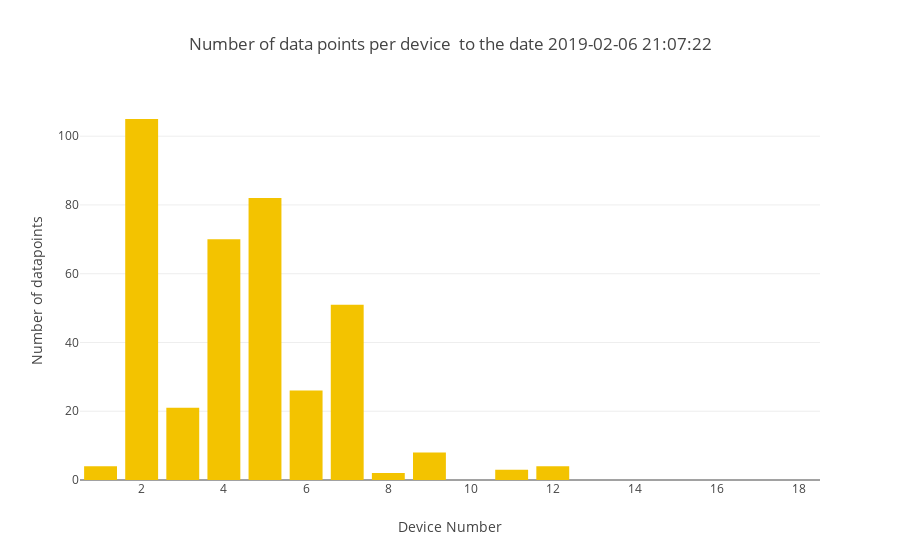

This figure's notebook cell:
### Code cell
simple_bar_plot(xvalues=device_numbers,
                yvalues=download_counts,
                name="ping datapoints",
                title="Number of data points per device "+ title_tail,
                ytitle="Number of datapoints")

### Figure 1 — Plotly figure (JSON) as saved in the notebook; plotly's stock layout.template omitted (floating-point values rounded to 4 significant figures)
{"data": [{"marker": {"color": "#F3C300"}, "name": "ping datapoints", "type": "bar", "uid": "63da6075-a05e-4ead-b3ae-aab3d1e23308", "x": [1, 2, 3, 4, 5, 6, 7, 8, 9, 10, 11, 12, 14, 15, 16, 17, 18], "y": [4, 105, 21, 70, 82, 26, 51, 2, 8, 0, 3, 4, 0, 0, 0, 0, 0]}], "layout": {"barmode": "stack", "title": {"text": "Number of data points per device  to the date 2019-02-06 21:07:22"}, "xaxis": {"title": {"text": "Device Number"}}, "yaxis": {"title": {"text": "Number of datapoints"}}}}
